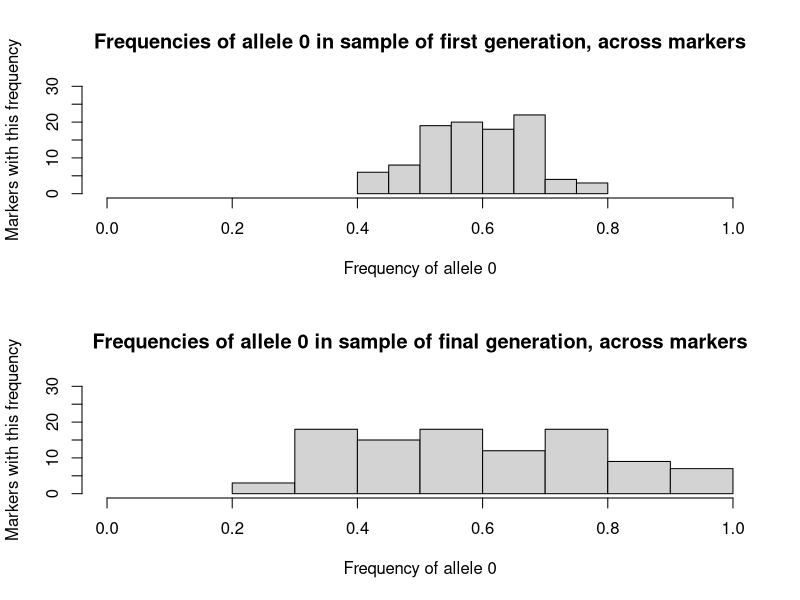
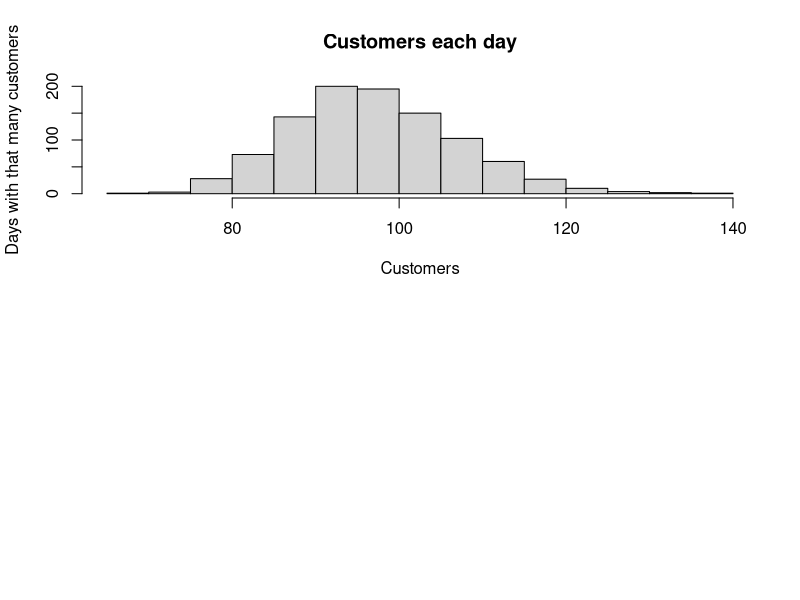

Write the R code that produced these figures, in order.
## ---- chunk 1
knitr::opts_chunk$set(
  echo = TRUE,
  attr.source = ".numberLines")
## ---- chunk 2
set.seed(42)

N <- 50 # population
L <- 100 # genetic markers
num_gen <- 20 # number of generations we will breed for
p <- 0.6 # initial probability of a "0" variant
## ---- chunk 3
# get enough markers for the whole population
data <- sample(0:1, N*L*2, replace=TRUE, prob=c(p,1-p)) #RANDOM INDEPENDENT

# population matrix (one row per individual, one column per copy of a marker)
df <- matrix(data, nrow=N)
## ---- chunk 4
breed_new_gen <- function(df) {
  df_new <- df # work on a copy, so we always have initial population
  
  for (i in 1:nrow(df)){ # for every individual in the population...
    parents <- sample(1:nrow(df), 2, replace=FALSE) #RANDOM DEPENDENT
    
    for (j in 1:L) {# for every marker copy...
      # pick an index of which copy we will take from parent 1 and parent 2
      allele1 <- sample(1:2, 1, replace=TRUE) #RANDOM INDEPENDENT
      allele2 <- sample(1:2, 1, replace=TRUE) #RANDOM INDEPENDENT
      
      # get the variants from the parents
      copy1 <- df[parents[1], 2*(j-1)+ allele1]
      copy2 <- df[parents[2], 2*(j-1)+ allele2]
      
      # insert the parent's marker copies into the child's
      df_new[i,2*(j-1)+1] <- copy1
      df_new[i,2*(j-1)+2] <- copy2
    }
  }
  df_new
}
## ---- chunk 5
df_new <- df
all_freqs <- matrix(NA, nrow=num_gen, ncol=L) #store the frequencies

for (g in 1:num_gen) {
  df_new <- breed_new_gen(df_new) # one round of breeding
  
  # save frequencies of this generation in row g. Each column is a 
  all_freqs[g,] <- sapply(1:L, function(j) {
    cols <- 2*(j-1) + 1:2
    sum(df_new[,cols] == 0)/N/2
  })
}
## ---- chunk 6

# get indices of individuals to survey from  1st and final population
s <- 20 # sample size
p1_idxs <- sample(1:N, s, replace=FALSE) #RANDOM DEPENDENT
pf_idxs <- sample(1:N, s, replace=FALSE) #RANDOM DEPENDENT

# get the individuals
df1 <- df[p1_idxs,]
dff <- df_new[pf_idxs,]

# calculate frequencies for histogram
freqs1 <- sapply(1:L, function(j) {
  cols <- 2*(j-1) + 1:2
  sum(df1[,cols] == 0)/s/2
})

freqsf <- sapply(1:L, function(j) {
  cols <- 2*(j-1) + 1:2
  sum(dff[,cols] == 0)/s/2
})

# generate histograms
xl <- c(0, 1)
yl <- c(0, 30)
par(mfrow=c(2,1))
hist(freqs1, 
     main="Frequencies of allele 0 in sample of first generation, across markers",
     xlab="Frequency of allele 0",
     ylab="Markers with this frequency",
     xlim=xl, ylim=yl
)
hist(freqsf, 
     main="Frequencies of allele 0 in sample of final generation, across markers",
     xlab="Frequency of allele 0",
     ylab="Markers with this frequency",
     xlim=xl, ylim=yl
)
## ---- chunk 7

set.seed(99)

num_days <- 1000
lambda_morn <- 1/8
lambda_aft<- 1/4

# store the results every day
results <- rep(NA, num_days)
## ---- chunk 8

for (i in 1:num_days){
  t <- 0 #time passed in the day
  c <- 0 #customers
  while(t < 180){ # first three hours of the day (9:00am to passed 12:00pm)
    t <- t + rexp(1, lambda_morn) # time lapsed while waiting for customer
    c <- c+1
  }
  while(t < 480){ # total number of minutes in day
    t <- t + rexp(1, lambda_aft) # time lapsed while waiting for customer
    c <- c+1
  }
  results[i] <- c
}
## ---- chunk 9
hist(results, 
     main="Customers each day",
     xlab="Customers",
     ylab="Days with that many customers"
)
## ---- chunk 10
print(paste0("Mean: ", round(mean(results), 2)))
print(paste0("Range: (", paste(range(results), collapse=", "), ")"))
